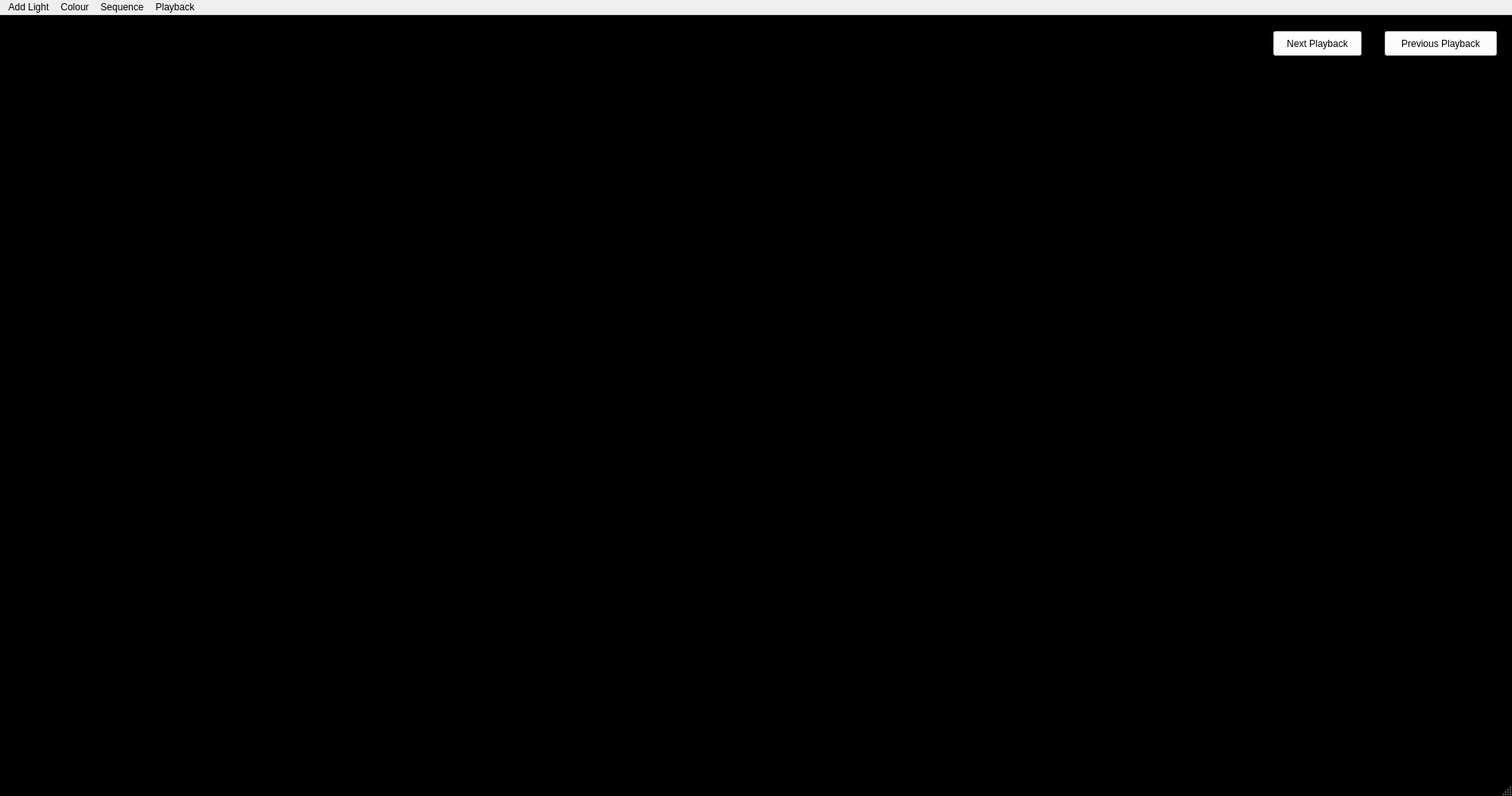
<?xml version="1.0" encoding="UTF-8"?>
<ui version="4.0">
 <class>mainWindow</class>
 <widget class="QMainWindow" name="mainWindow">
  <property name="geometry">
   <rect>
    <x>0</x>
    <y>0</y>
    <width>1900</width>
    <height>1000</height>
   </rect>
  </property>
  <property name="windowTitle">
   <string>MainWindow</string>
  </property>
  <property name="styleSheet">
   <string notr="true">QAction{color:white;}
QMainWindow{color:white;background-color:black;}
</string>
  </property>
  <widget class="QWidget" name="centralwidget">
   <widget class="QPushButton" name="nextPlaybackButton">
    <property name="geometry">
     <rect>
      <x>1600</x>
      <y>20</y>
      <width>111</width>
      <height>31</height>
     </rect>
    </property>
    <property name="styleSheet">
     <string notr="true">QPushButton{background-color:white;}</string>
    </property>
    <property name="text">
     <string>Next Playback</string>
    </property>
   </widget>
   <widget class="QPushButton" name="previousPlaybackButton">
    <property name="geometry">
     <rect>
      <x>1740</x>
      <y>20</y>
      <width>141</width>
      <height>31</height>
     </rect>
    </property>
    <property name="styleSheet">
     <string notr="true">QPushButton{background-color:white;}</string>
    </property>
    <property name="text">
     <string>Previous Playback</string>
    </property>
   </widget>
   <widget class="QLabel" name="currentPlaybackLabel">
    <property name="geometry">
     <rect>
      <x>1590</x>
      <y>70</y>
      <width>281</width>
      <height>31</height>
     </rect>
    </property>
    <property name="font">
     <font>
      <pointsize>10</pointsize>
     </font>
    </property>
    <property name="styleSheet">
     <string notr="true">QLabel{color:white}</string>
    </property>
    <property name="text">
     <string/>
    </property>
    <property name="alignment">
     <set>Qt::AlignLeading|Qt::AlignLeft|Qt::AlignVCenter</set>
    </property>
   </widget>
  </widget>
  <widget class="QMenuBar" name="menubar">
   <property name="geometry">
    <rect>
     <x>0</x>
     <y>0</y>
     <width>1900</width>
     <height>18</height>
    </rect>
   </property>
   <widget class="QMenu" name="menuAdd_Light">
    <property name="title">
     <string>Add Light</string>
    </property>
    <addaction name="addLightButton"/>
    <addaction name="addWholeRigButton"/>
   </widget>
   <widget class="QMenu" name="menuColour">
    <property name="title">
     <string>Colour</string>
    </property>
    <addaction name="selectColourButton"/>
    <addaction name="colourPickerButton"/>
    <addaction name="colourReplaceButton"/>
   </widget>
   <widget class="QMenu" name="menuSequence">
    <property name="title">
     <string>Sequence</string>
    </property>
    <addaction name="saveSequenceButton"/>
    <addaction name="openButton"/>
    <addaction name="autoSaveSequenceButton"/>
    <addaction name="editSequenceButton"/>
   </widget>
   <widget class="QMenu" name="menuPlayback">
    <property name="title">
     <string>Playback</string>
    </property>
    <addaction name="savePlaybackButton"/>
   </widget>
   <addaction name="menuAdd_Light"/>
   <addaction name="menuColour"/>
   <addaction name="menuSequence"/>
   <addaction name="menuPlayback"/>
  </widget>
  <widget class="QStatusBar" name="statusbar"/>
  <action name="addLightButton">
   <property name="text">
    <string>Add Light</string>
   </property>
  </action>
  <action name="selectColourButton">
   <property name="checkable">
    <bool>true</bool>
   </property>
   <property name="text">
    <string>Colour Mode</string>
   </property>
  </action>
  <action name="colourPickerButton">
   <property name="text">
    <string>Choose Colour</string>
   </property>
  </action>
  <action name="saveSequenceButton">
   <property name="text">
    <string>Save Sequence</string>
   </property>
  </action>
  <action name="openButton">
   <property name="text">
    <string>Open Sequence</string>
   </property>
  </action>
  <action name="autoSaveSequenceButton">
   <property name="text">
    <string>Auto-save sequence</string>
   </property>
  </action>
  <action name="savePlaybackButton">
   <property name="text">
    <string>Save Playback</string>
   </property>
  </action>
  <action name="colourReplaceButton">
   <property name="text">
    <string>Replace Colour</string>
   </property>
  </action>
  <action name="editSequenceButton">
   <property name="text">
    <string>Edit Sequence</string>
   </property>
  </action>
  <action name="addWholeRigButton">
   <property name="text">
    <string>Add whole rig</string>
   </property>
  </action>
 </widget>
 <resources/>
 <connections/>
</ui>
